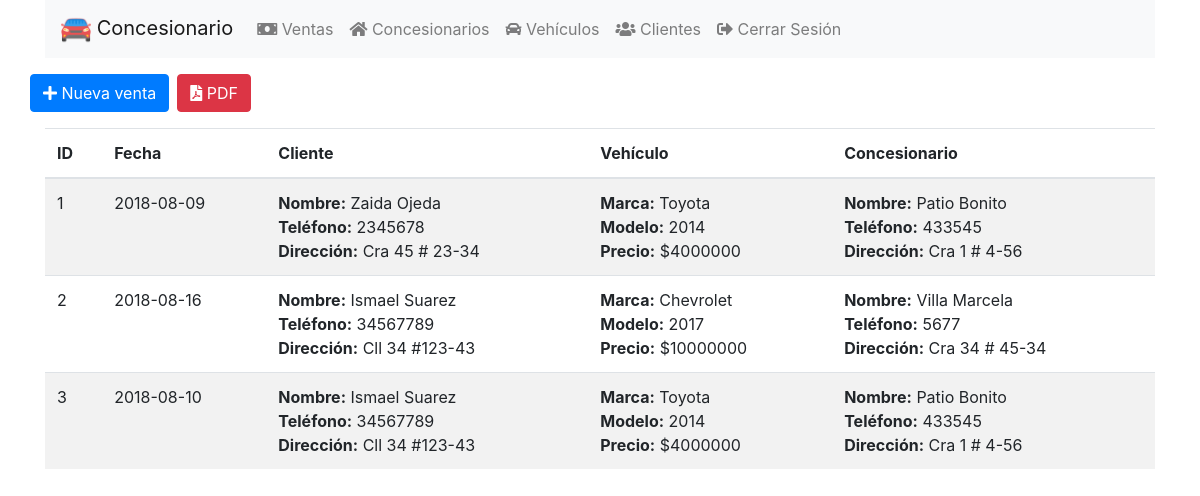
/app/index.php (signed in), run on the app's committed database.
### tables this page shows
CREATE TABLE `tbl_concesionarios` (
  `nit_concesionario` int(11) NOT NULL,
  `nombre_concesionario` varchar(50) NOT NULL,
  `telefono_concesionario` varchar(25) NOT NULL,
  `direccion_concesionario` varchar(25) NOT NULL
);

CREATE TABLE `tbl_ventas` (
  `id_venta` int(11) NOT NULL,
  `fecha_venta` date NOT NULL,
  `id_vehiculo` int(11) NOT NULL,
  `id_cliente` int(11) NOT NULL
);

CREATE TABLE `tbl_clientes` (
  `id_cliente` int(11) NOT NULL,
  `nombre_cliente` varchar(50) NOT NULL,
  `telefono_cliente` int(11) NOT NULL,
  `direccion_cliente` varchar(50) NOT NULL
);

CREATE TABLE `tbl_vehiculos` (
  `codigo_vehiculo` int(11) NOT NULL,
  `marca_vehiculo` varchar(25) NOT NULL,
  `modelo_vehiculo` int(11) NOT NULL,
  `precio_vehiculo` double NOT NULL,
  `codigo_concesionario` int(11) NOT NULL
);

### app/index.php (the view, shortened to what this page needs)
<?php
if (isset($_SESSION['admin'])) {
?>
<!DOCTYPE html>
<html>
    <head>
        <?php include '../includes/head.php'; ?>
    </head>
    <body>
        <?php
        $conexion = getConexion();
        $sqlVentas = "SELECT vn.*, cl.*, cn.*, vh.* FROM tbl_concesionarios AS cn "
                . "INNER JOIN tbl_vehiculos AS vh ON vh.codigo_concesionario = cn.nit_concesionario "
                . "INNER JOIN tbl_ventas AS vn ON vn.id_vehiculo = vh.codigo_vehiculo "
                . "INNER JOIN tbl_clientes AS cl ON cl.id_cliente = vn.id_cliente";
        $ventas = $conexion->query($sqlVentas);
        ?>
        <div class="container">
            <?php include '../includes/navbar.php'; ?>
            <div class="row">
                <button class="btn btn-primary mr-1" data-target="#ingresar" data-toggle="modal">
                    <span class="fa fa-plus"></span> Nueva venta
                </button>
                <a class="btn btn-danger ml-1" href="reporte-ventas.php" target="_blank">
                    <span class="fa fa-file-pdf"></span> PDF
                </a>
            </div>
            <table class="table table-striped mt-3">
                <thead>
                    <tr>
                        <th>ID</th>
                        <th>Fecha</th>
                        <th>Cliente</th>
                        <th>Vehículo</th>
                        <th>Concesionario</th>
                    </tr>
                </thead>
                <tbody>
                    <?php foreach ($ventas as $v) { ?>
                        <tr>
                            <td><?php echo $v['id_venta'] ?></td>
                            <td><?php echo $v['fecha_venta'] ?></td>
                            <td>
                                <strong>Nombre:</strong> <?php echo $v['nombre_cliente']?><br>
                                <strong>Teléfono:</strong> <?php echo $v['telefono_cliente'] ?><br>
                                <strong>Dirección:</strong> <?php echo $v['direccion_cliente'] ?><br>
                            </td>
                            <td>
                                <strong>Marca:</strong> <?php echo $v['marca_vehiculo'] ?><br>
                                <strong>Modelo:</strong> <?php echo $v['modelo_vehiculo'] ?><br>
                                <strong>Precio:</strong> $<?php echo $v['precio_vehiculo'] ?><br>
                            </td>
                            <td>
                                <strong>Nombre:</strong> <?php echo $v['nombre_concesionario']?><br>
                                <strong>Teléfono:</strong> <?php echo $v['telefono_concesionario'] ?><br>
                                <strong>Dirección:</strong> <?php echo $v['direccion_concesionario'] ?><br>
                            </td>
                        </tr>
                    <?php } ?>
                </tbody>
            </table>
        </div>
    </body>
</html>
<?php } else { header('Location: ../index.php'); } ?>

### includes/head.php (shortened to what this page needs)
<link rel="stylesheet" href="/concesionario/resources/css/bootstrap.min.css">
<link rel="stylesheet" href="/concesionario/resources/css/all.min.css">
<link rel="stylesheet" href="/concesionario/resources/css/styles.css">

### includes/navbar.php (shortened to what this page needs)
<nav class="navbar navbar-expand-lg navbar-light bg-light mb-3">
    <a class="navbar-brand" href="#">
        <img src="/concesionario/resources/img/car.png" alt="Logo" width="30" height="30">
        Concesionario
    </a>
    <div class="collapse navbar-collapse" id="navbarConcesionario">
        <ul class="navbar-nav mr-auto">
            <li class="nav-item">
                <a class="nav-link" href="index.php">
                    <span class="fa fa-money-bill"></span> Ventas
                </a>
            </li>
            <li class="nav-item">
                <a class="nav-link" href="concesionarios.php">
                    <span class="fa fa-home"></span> Concesionarios
                </a>
            </li>
            <li class="nav-item">
                <a class="nav-link" href="vehiculos.php">
                    <span class="fa fa-car"></span> Vehículos
                </a>
            </li>
            <li class="nav-item">
                <a class="nav-link" href="clientes.php">
                    <span class="fa fa-users"></span> Clientes
                </a>
            </li>
            <li class="nav-item">
                <a class="nav-link" data-toggle="modal" data-target="#modal-logout" style="cursor: pointer">
                    <span class="fa fa-sign-out-alt"></span> Cerrar Sesión
                </a>
            </li>
        </ul>
    </div>
</nav>

### data on the page
tbl_concesionarios: tbl_ventas.id_venta "1", tbl_ventas.fecha_venta "2018-08-09", tbl_clientes.nombre_cliente "Zaida Ojeda", tbl_clientes.telefono_cliente "2345678", tbl_clientes.direccion_cliente "Cra 45 # 23-34", tbl_vehiculos.marca_vehiculo "Toyota", tbl_vehiculos.modelo_vehiculo "2014", tbl_vehiculos.precio_vehiculo "4000000", nombre_concesionario "Patio Bonito", telefono_concesionario "433545", direccion_concesionario "Cra 1 # 4-56", tbl_ventas.id_venta "3", tbl_ventas.fecha_venta "2018-08-10", tbl_clientes.nombre_cliente "Ismael Suarez", tbl_clientes.telefono_cliente "34567789", tbl_clientes.direccion_cliente "Cll 34 #123-43"
tbl_concesionarios: tbl_ventas.id_venta "2", tbl_ventas.fecha_venta "2018-08-16", tbl_clientes.nombre_cliente "Ismael Suarez", tbl_clientes.telefono_cliente "34567789", tbl_clientes.direccion_cliente "Cll 34 #123-43", tbl_vehiculos.marca_vehiculo "Chevrolet", tbl_vehiculos.modelo_vehiculo "2017", tbl_vehiculos.precio_vehiculo "10000000", nombre_concesionario "Villa Marcela", telefono_concesionario "5677", direccion_concesionario "Cra 34 # 45-34"
